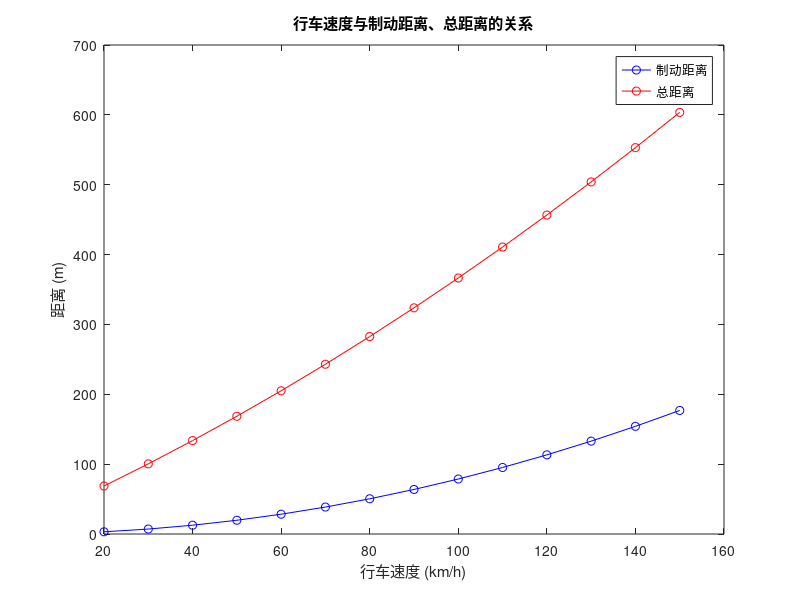
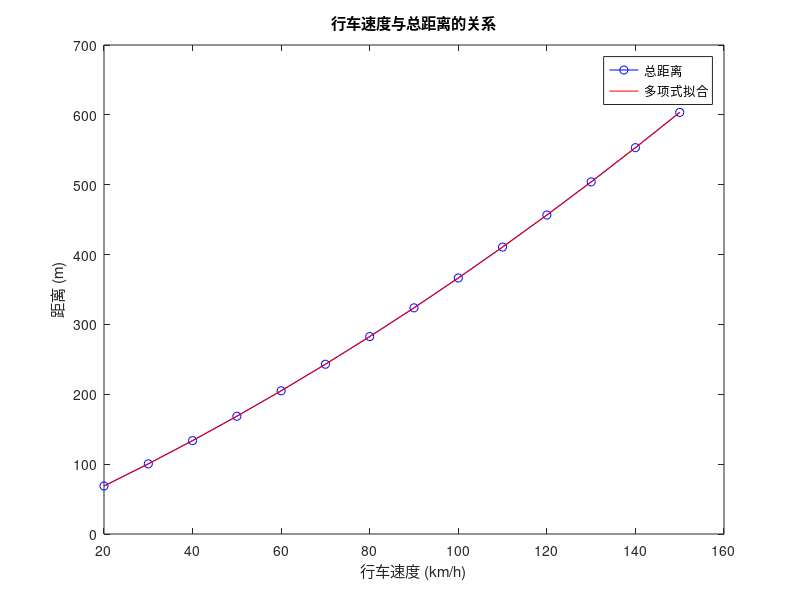

MATLAB code for these plots, in order:
speed = [20 30 40 50 60 70 80 90 100 110 120 130 140 150]; % 行车速度
braking_distance = [3.15 7.08 12.59 19.68 28.34 38.57 50.4 63.75 78.71 95.22 113.29 132.93 154.12 176.87]; % 制动距离

reaction_time = 10; % 反应时间
safe_distance = 10; % 安全距离
visual_distance = 120; % 有效视距

% 计算反应距离
reaction_distance = reaction_time * (speed / 3.6); % 将速度转换为m/s

% 计算总距离
total_distance = reaction_distance + braking_distance + safe_distance;

% 寻找满足条件的最大时速
max_speed = max(speed(total_distance <= visual_distance));
fprintf('驾驶员在该路面行车时，时速最高不能超过 %d km/h。\n', max_speed);

% 绘制制动距离和总距离随行车速度变化的图表
figure
plot(speed, braking_distance, 'bo-', speed, total_distance, 'ro-');
xlabel('行车速度 (km/h)');
ylabel('距离 (m)');
legend('制动距离', '总距离');
title('行车速度与制动距离、总距离的关系');

%%
target_speed = 125; % 目标时速

% 线性插值计算可视距离
visual_distance_linear = interp1(speed, total_distance, target_speed, 'linear');

fprintf('设计高速公路时，驾驶者在公路上任一点的可视距离为 %.2f m（线性插值）。\n', visual_distance_linear);

%%
% 多项式拟合
coefficients = polyfit(speed, total_distance, 5); % 使用五次多项式进行拟合
polynomial = polyval(coefficients, speed);

% 绘制拟合曲线
figure
plot(speed, total_distance, 'bo-', speed, polynomial, 'r-');
xlabel('行车速度 (km/h)');
ylabel('距离 (m)');
legend('总距离', '多项式拟合');
title('行车速度与总距离的关系');

% 计算拟合曲线上的可视距离
visual_distance_polyfit = polyval(coefficients, target_speed);

fprintf('设计高速公路时，驾驶者在公路上任一点的可视距离为 %.2f m（多项式拟合）。\n', visual_distance_polyfit);
